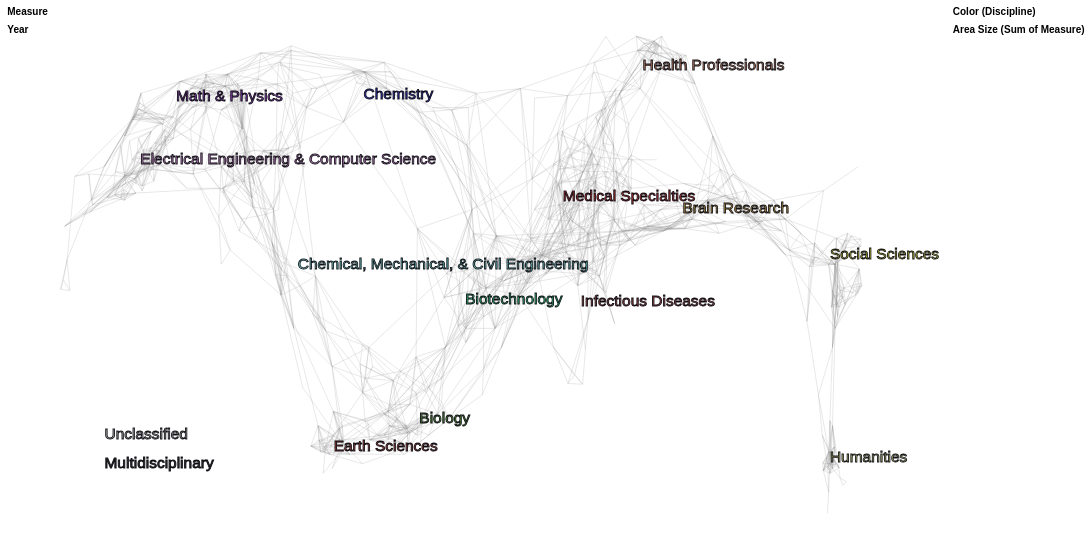

Describe this chart as a Vega-Lite specification.
### Vega-Lite specification from a JSON file in a GitHub repository (floating-point values rounded to 4 significant figures; data arrays with more than 128 entries replaced by an {"elided": "..."} marker saying what was removed)
{"$schema": "https://vega.github.io/schema/vega-lite/v4.json", "description": "The UCSD Map of Science visualization depicts a network of 554 subdiscipline nodes that are aggregated into 13 main disciplines of science. Each discipline has a distinct color and is labeled. Record sets (e.g., journal papers) are represented by circles centered at specific subdisciplines--matched based on journal names. The “Unclassified” and “Multidisciplinary” circles in the lower left represent all records that could not be matched and all records that were published in multidisciplinary journals such as Science, Nature, etc., respectively. Circle area is proportional to the number of papers, and the minimum and maximum values are given in the legend. Circle tooltips reveal the names of subdiscipline nodes.", "autosize": {"type": "fit", "resize": true, "contains": "padding"}, "padding": 8, "width": 1200, "height": 600, "config": {"view": {"strokeOpacity": 0}}, "resolve": {"scale": {"opacity": "independent"}}, "layer": [{"mark": "text", "data": {"name": "nodes"}, "selection": {"measure": {"type": "single", "fields": ["measure"], "bind": "legend", "init": {"measure": "# Citations"}, "empty": "none"}}, "encoding": {"opacity": {"field": "measure", "type": "ordinal", "legend": {"title": "Measure", "orient": "left", "symbolSize": 0}}}}, {"mark": "text", "data": {"name": "nodes"}, "transform": [{"filter": {"selection": "measure"}}], "selection": {"year": {"type": "multi", "fields": ["year"], "bind": "legend", "empty": "all"}}, "encoding": {"opacity": {"field": "year", "legend": {"title": "Year", "orient": "left", "symbolSize": 0}}}}, {"mark": "point", "data": {"name": "nodes"}, "transform": [{"filter": {"selection": "measure"}}, {"filter": {"selection": "year"}}, {"lookup": "subd_id", "from": {"data": {"name": "subdisciplines"}, "key": "subd_id", "fields": ["x", "y", "subd_id", "subd_name", "disc_id"]}}, {"lookup": "disc_id", "from": {"data": {"name": "disciplines"}, "key": "disc_id", "fields": ["disc_name", "color"]}, "as": ["disc_name", "disc_color"]}, {"joinaggregate": [{"op": "count", "field": "disc_name", "as": "disc_count"}], "groupby": ["disc_name", "disc_color"]}], "selection": {"disc_name": {"type": "multi", "fields": ["disc_name"], "bind": "legend", "empty": "all"}}, "encoding": {"fill": {"field": "disc_name", "scale": {"range": {"field": "disc_color"}}, "legend": {"title": "Color (Discipline)", "symbolOffset": 10, "orient": "right"}}}}, {"mark": {"type": "rule", "color": "#9b9b9b", "strokeOpacity": 0.25}, "data": {"name": "subdisciplineEdges"}, "transform": [{"lookup": "subd_id1", "from": {"data": {"name": "subdisciplines"}, "key": "subd_id", "fields": ["x", "y", "weight"]}}, {"lookup": "subd_id2", "from": {"data": {"name": "subdisciplines"}, "key": "subd_id", "fields": ["x", "y"]}, "as": ["x2", "y2"]}], "encoding": {"x": {"field": "x", "type": "quantitative", "scale": {"domain": [100, 500]}, "axis": null}, "y": {"field": "y", "type": "quantitative", "scale": {"domain": [0, 275]}, "axis": null}, "x2": {"field": "x2", "type": "quantitative"}, "y2": {"field": "y2", "type": "quantitative"}, "strokeWidth": {"field": "weight", "type": "quantitative", "scale": null}}}, {"mark": "point", "data": {"name": "nodes"}, "transform": [{"filter": {"selection": "measure"}}, {"filter": {"selection": "year"}}, {"lookup": "subd_id", "from": {"data": {"name": "subdisciplines"}, "key": "subd_id", "fields": ["x", "y", "subd_id", "subd_name", "disc_id"]}}, {"lookup": "disc_id", "from": {"data": {"name": "disciplines"}, "key": "disc_id", "fields": ["disc_name", "color"]}, "as": ["disc_name", "disc_color"]}, {"filter": {"selection": "disc_name"}}], "encoding": {"x": {"field": "x", "type": "quantitative", "scale": {"domain": [100, 500]}, "axis": null}, "y": {"field": "y", "type": "quantitative", "scale": {"domain": [0, 275]}, "axis": null}, "shape": {"value": "circle"}, "strokeOpacity": {"value": 1}, "strokeWidth": {"value": 0.5}, "fillOpacity": {"value": 0.75}, "stroke": {"value": "#000007"}, "fill": {"field": "disc_name", "type": "nominal"}, "size": {"aggregate": "sum", "field": "measureCount", "scale": {"rangeMin": 20}, "legend": {"title": "Area Size (Sum of Measure)", "symbolOffset": 10, "orient": "right", "offset": 100}}, "tooltip": [{"field": "disc_name", "type": "nominal", "title": "Discipline"}, {"field": "subd_name", "type": "nominal", "title": "Subdiscipline"}, {"field": "measure", "type": "nominal", "title": "Measure"}, {"aggregate": "sum", "field": "measureCount", "title": "Sum of Measure"}]}}, {"mark": {"type": "text", "fontSize": 17, "fillOpacity": 0.75, "strokeOpacity": 0.9, "stroke": "#000007", "strokeWidth": 1, "align": "left", "baseline": "middle"}, "data": {"name": "disciplineLabels"}, "encoding": {"x": {"field": "x", "type": "quantitative", "scale": {"domain": [100, 500]}, "axis": null}, "y": {"field": "y", "type": "quantitative", "scale": {"domain": [0, 275]}, "axis": null}, "color": {"field": "color", "type": "nominal", "scale": null}, "text": {"field": "disc_name", "type": "nominal"}}}], "datasets": {"nodes": [], "disciplines": [{"disc_name": "Biology", "color": "#33820D", "alt_color": -2186398, "y": 62, "x": 278, "disc_id": 1}, {"disc_name": "Biotechnology", "color": "#07D46D", "alt_color": -11697, "y": 124, "x": 301, "disc_id": 2}, {"disc_name": "Medical Specialties", "color": "#D30706", "alt_color": -22784, "y": 177, "x": 350, "disc_id": 3}, {"disc_name": "Chemical, Mechanical, & Civil Engineering", "color": "#55D4D2", "alt_color": -39396, "y": 142, "x": 217, "disc_id": 4}, {"disc_name": "Chemistry", "color": "#0707D2", "alt_color": -2408414, "y": 230, "x": 250, "disc_id": 5}, {"disc_name": "Earth Sciences", "color": "#9B180F", "alt_color": -48328, "y": 48, "x": 235, "disc_id": 6}, {"disc_name": "Electrical Engineering & Computer Science", "color": "#D372D2", "alt_color": -44173, "y": 196, "x": 138, "disc_id": 7}, {"disc_name": "Brain Research", "color": "#D39827", "alt_color": -1146456, "y": 171, "x": 410, "disc_id": 8}, {"disc_name": "Humanities", "color": "#D3D46D", "alt_color": -1162327, "y": 42, "x": 484, "disc_id": 9}, {"disc_name": "Infectious Diseases", "color": "#8D1B18", "alt_color": -4970894, "y": 149, "x": 359, "disc_id": 10}, {"disc_name": "Math & Physics", "color": "#8E1BCE", "alt_color": -7260020, "y": 229, "x": 156, "disc_id": 11}, {"disc_name": "Health Professionals", "color": "#D36E44", "alt_color": -5483836, "y": 245, "x": 390, "disc_id": 12}, {"disc_name": "Social Sciences", "color": "#D3D406", "alt_color": -5014843, "y": 147, "x": 484, "disc_id": 13}, {"disc_name": "Multidisciplinary", "color": "#000000", "y": 40, "x": 110, "disc_id": 14}, {"disc_name": "Unclassified", "color": "#AAAAAA", "y": 55, "x": 110, "disc_id": 15}], "disciplineLabels": [{"disc_name": "Biology", "color": "#33820D", "lngshrt": -19.25, "lng": -19.8, "latshrt": -51.28, "y": 62, "lat": -54.29, "disc_id": 1, "x": 278}, {"disc_name": "Biotechnology", "color": "#07D46D", "lngshrt": 0.875, "lng": 0.9, "latshrt": -8.603, "y": 124, "lat": -9.109, "disc_id": 2, "x": 301}, {"disc_name": "Medical Specialties", "color": "#D30706", "lngshrt": 43.75, "lng": 45, "latshrt": 27.87, "y": 177, "lat": 29.51, "disc_id": 3, "x": 350}, {"disc_name": "Chemical, Mechanical, & Civil Engineering", "color": "#55D4D2", "lngshrt": -72.62, "lng": -74.7, "latshrt": 3.785, "y": 142, "lat": 4.008, "disc_id": 4, "x": 217}, {"disc_name": "Chemistry", "color": "#0707D2", "lngshrt": -43.75, "lng": -45, "latshrt": 64.35, "y": 230, "lat": 68.14, "disc_id": 5, "x": 250}, {"disc_name": "Earth Sciences", "color": "#9B180F", "lngshrt": -56.88, "lng": -58.5, "latshrt": -60.91, "y": 48, "lat": -64.49, "disc_id": 6, "x": 235}, {"disc_name": "Electrical Engineering & Computer Science", "color": "#D372D2", "lngshrt": -141.8, "lng": -145.8, "latshrt": 40.95, "y": 196, "lat": 43.36, "disc_id": 7, "x": 138}, {"disc_name": "Brain Research", "color": "#D39827", "lngshrt": 96.25, "lng": 99, "latshrt": 23.74, "y": 171, "lat": 25.14, "disc_id": 8, "x": 410}, {"disc_name": "Humanities", "color": "#D3D46D", "lngshrt": 161, "lng": 165.6, "latshrt": -65.04, "y": 42, "lat": -68.87, "disc_id": 9, "x": 484}, {"disc_name": "Infectious Diseases", "color": "#8D1B18", "lngshrt": 51.62, "lng": 53.1, "latshrt": 8.603, "y": 123, "lat": 9.109, "disc_id": 10, "x": 359}, {"disc_name": "Math & Physics", "color": "#8E1BCE", "lngshrt": -126, "lng": -129.6, "latshrt": 63.66, "y": 229, "lat": 67.41, "disc_id": 11, "x": 156}, {"disc_name": "Health Professionals", "color": "#D36E44", "lngshrt": 78.75, "lng": 81, "latshrt": 74.68, "y": 245, "lat": 79.07, "disc_id": 12, "x": 390}, {"disc_name": "Social Sciences", "color": "#D3D406", "lngshrt": 161, "lng": 165.6, "latshrt": 7.227, "y": 147, "lat": 7.652, "disc_id": 13, "x": 484}, {"disc_name": "Multidisciplinary", "color": "#000000", "y": 39, "x": 120, "disc_id": -2}, {"disc_name": "Unclassified", "color": "#AAAAAA", "y": 54, "x": 120, "disc_id": -1}], "subdisciplines": {"elided": "556 records"}, "subdisciplineEdges": {"elided": "2276 records"}}}
